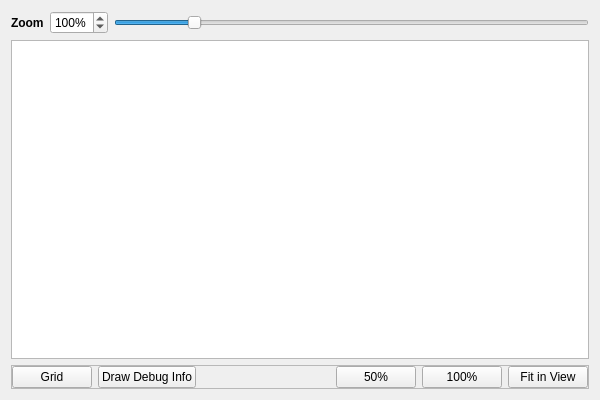
<?xml version="1.0" encoding="UTF-8"?>
<ui version="4.0">
 <class>CardPreviewWidget</class>
 <widget class="QWidget" name="CardPreviewWidget">
  <property name="geometry">
   <rect>
    <x>0</x>
    <y>0</y>
    <width>600</width>
    <height>400</height>
   </rect>
  </property>
  <property name="windowTitle">
   <string>Form</string>
  </property>
  <layout class="QVBoxLayout" name="verticalLayout">
   <item>
    <layout class="QHBoxLayout" name="frame_options_top">
     <item>
      <widget class="QLabel" name="label">
       <property name="font">
        <font>
         <weight>75</weight>
         <bold>true</bold>
        </font>
       </property>
       <property name="text">
        <string>Zoom</string>
       </property>
      </widget>
     </item>
     <item>
      <widget class="QSpinBox" name="spinbox_zoom">
       <property name="suffix">
        <string notr="true">%</string>
       </property>
       <property name="minimum">
        <number>25</number>
       </property>
       <property name="maximum">
        <number>500</number>
       </property>
       <property name="value">
        <number>100</number>
       </property>
      </widget>
     </item>
     <item>
      <widget class="QSlider" name="slider_zoom">
       <property name="minimum">
        <number>25</number>
       </property>
       <property name="maximum">
        <number>500</number>
       </property>
       <property name="value">
        <number>100</number>
       </property>
       <property name="orientation">
        <enum>Qt::Horizontal</enum>
       </property>
      </widget>
     </item>
    </layout>
   </item>
   <item>
    <widget class="CardPreview" name="graphicsView">
     <property name="renderHints">
      <set>QPainter::SmoothPixmapTransform|QPainter::TextAntialiasing</set>
     </property>
     <property name="dragMode">
      <enum>QGraphicsView::ScrollHandDrag</enum>
     </property>
     <property name="optimizationFlags">
      <set>QGraphicsView::DontAdjustForAntialiasing</set>
     </property>
    </widget>
   </item>
   <item>
    <widget class="QFrame" name="frame_options">
     <property name="sizePolicy">
      <sizepolicy hsizetype="Expanding" vsizetype="Preferred">
       <horstretch>0</horstretch>
       <verstretch>0</verstretch>
      </sizepolicy>
     </property>
     <property name="frameShape">
      <enum>QFrame::StyledPanel</enum>
     </property>
     <property name="frameShadow">
      <enum>QFrame::Raised</enum>
     </property>
     <layout class="QHBoxLayout" name="horizontalLayout">
      <property name="leftMargin">
       <number>0</number>
      </property>
      <property name="topMargin">
       <number>0</number>
      </property>
      <property name="rightMargin">
       <number>0</number>
      </property>
      <property name="bottomMargin">
       <number>0</number>
      </property>
      <item>
       <widget class="QPushButton" name="btn_grid">
        <property name="text">
         <string>Grid</string>
        </property>
        <property name="checkable">
         <bool>true</bool>
        </property>
       </widget>
      </item>
      <item>
       <widget class="QPushButton" name="btn_debug">
        <property name="text">
         <string>Draw Debug Info</string>
        </property>
        <property name="checkable">
         <bool>true</bool>
        </property>
       </widget>
      </item>
      <item>
       <spacer name="horizontalSpacer">
        <property name="orientation">
         <enum>Qt::Horizontal</enum>
        </property>
        <property name="sizeHint" stdset="0">
         <size>
          <width>314</width>
          <height>20</height>
         </size>
        </property>
       </spacer>
      </item>
      <item>
       <widget class="QPushButton" name="btn_zoom_50">
        <property name="text">
         <string notr="true">50%</string>
        </property>
       </widget>
      </item>
      <item>
       <widget class="QPushButton" name="btn_zoom_100">
        <property name="text">
         <string notr="true">100%</string>
        </property>
       </widget>
      </item>
      <item>
       <widget class="QPushButton" name="btn_fit_view">
        <property name="text">
         <string>Fit in View</string>
        </property>
       </widget>
      </item>
     </layout>
    </widget>
   </item>
  </layout>
 </widget>
 <customwidgets>
  <customwidget>
   <class>CardPreview</class>
   <extends>QGraphicsView</extends>
   <header>cardpreviewwidget.h</header>
  </customwidget>
 </customwidgets>
 <resources/>
 <connections/>
</ui>
